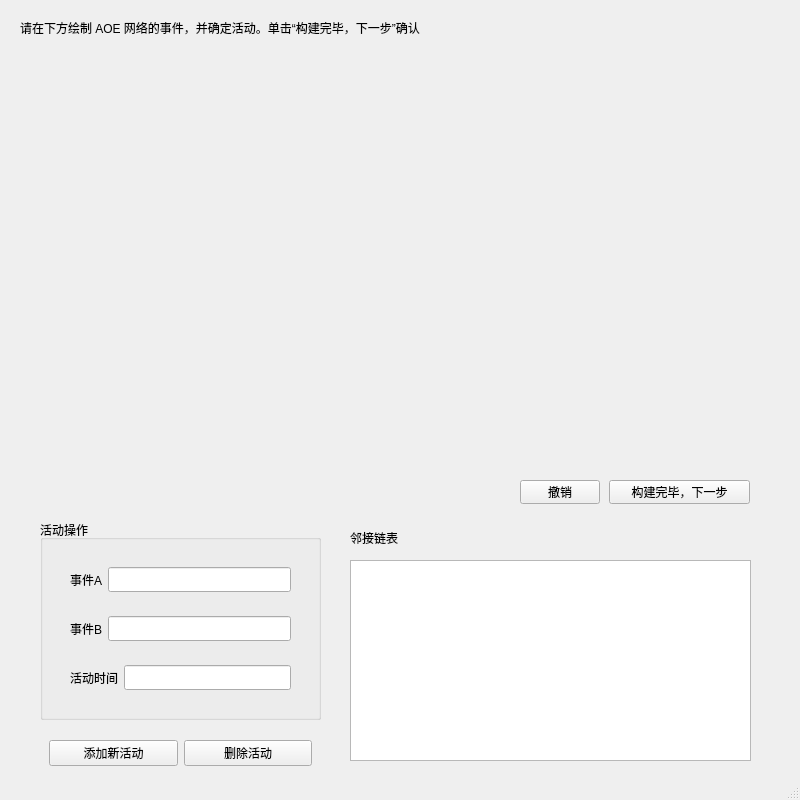
<?xml version="1.0" encoding="UTF-8"?>
<ui version="4.0">
 <class>CircleWindow</class>
 <widget class="QMainWindow" name="CircleWindow">
  <property name="geometry">
   <rect>
    <x>0</x>
    <y>0</y>
    <width>800</width>
    <height>800</height>
   </rect>
  </property>
  <property name="windowTitle">
   <string>MainWindow</string>
  </property>
  <widget class="QWidget" name="centralwidget">
   <widget class="QLabel" name="label">
    <property name="geometry">
     <rect>
      <x>20</x>
      <y>20</y>
      <width>451</width>
      <height>16</height>
     </rect>
    </property>
    <property name="text">
     <string>请在下方绘制 AOE 网络的事件，并确定活动。单击“构建完毕，下一步”确认</string>
    </property>
   </widget>
   <widget class="QPushButton" name="judge">
    <property name="geometry">
     <rect>
      <x>609</x>
      <y>480</y>
      <width>141</width>
      <height>24</height>
     </rect>
    </property>
    <property name="text">
     <string>构建完毕，下一步</string>
    </property>
   </widget>
   <widget class="QPushButton" name="undoBtn">
    <property name="geometry">
     <rect>
      <x>520</x>
      <y>480</y>
      <width>80</width>
      <height>24</height>
     </rect>
    </property>
    <property name="text">
     <string>撤销</string>
    </property>
   </widget>
   <widget class="QWidget" name="widget_7" native="true">
    <property name="geometry">
     <rect>
      <x>40</x>
      <y>520</y>
      <width>281</width>
      <height>261</height>
     </rect>
    </property>
    <layout class="QVBoxLayout" name="verticalLayout_2">
     <item>
      <widget class="QGroupBox" name="groupBox">
       <property name="title">
        <string>活动操作</string>
       </property>
       <layout class="QHBoxLayout" name="horizontalLayout">
        <item>
         <widget class="QWidget" name="widget_3" native="true">
          <layout class="QVBoxLayout" name="verticalLayout">
           <item>
            <widget class="QWidget" name="widget_2" native="true">
             <layout class="QHBoxLayout" name="horizontalLayout_3">
              <item>
               <widget class="QLabel" name="label_2">
                <property name="text">
                 <string>事件A</string>
                </property>
               </widget>
              </item>
              <item>
               <widget class="QLineEdit" name="vertexUInput">
                <property name="font">
                 <font>
                  <family>Cascadia Code</family>
                 </font>
                </property>
               </widget>
              </item>
             </layout>
            </widget>
           </item>
           <item>
            <widget class="QWidget" name="widget_4" native="true">
             <layout class="QHBoxLayout" name="horizontalLayout_4">
              <item>
               <widget class="QLabel" name="label_3">
                <property name="text">
                 <string>事件B</string>
                </property>
               </widget>
              </item>
              <item>
               <widget class="QLineEdit" name="vertexVInput">
                <property name="font">
                 <font>
                  <family>Cascadia Code</family>
                 </font>
                </property>
               </widget>
              </item>
             </layout>
            </widget>
           </item>
           <item>
            <widget class="QWidget" name="widget_5" native="true">
             <layout class="QHBoxLayout" name="horizontalLayout_5">
              <item>
               <widget class="QLabel" name="label_4">
                <property name="text">
                 <string>活动时间</string>
                </property>
               </widget>
              </item>
              <item>
               <widget class="QLineEdit" name="weightInput">
                <property name="font">
                 <font>
                  <family>Cascadia Code</family>
                 </font>
                </property>
               </widget>
              </item>
             </layout>
            </widget>
           </item>
          </layout>
         </widget>
        </item>
       </layout>
      </widget>
     </item>
     <item>
      <widget class="QWidget" name="widget" native="true">
       <layout class="QHBoxLayout" name="horizontalLayout_2">
        <item>
         <widget class="QPushButton" name="addEdgeButton">
          <property name="mouseTracking">
           <bool>false</bool>
          </property>
          <property name="text">
           <string>添加新活动</string>
          </property>
         </widget>
        </item>
        <item>
         <widget class="QPushButton" name="removeEdgeButton">
          <property name="text">
           <string>删除活动</string>
          </property>
         </widget>
        </item>
       </layout>
      </widget>
     </item>
    </layout>
   </widget>
   <widget class="QTextEdit" name="adjListDisplay">
    <property name="geometry">
     <rect>
      <x>350</x>
      <y>560</y>
      <width>401</width>
      <height>201</height>
     </rect>
    </property>
    <property name="font">
     <font>
      <family>Cascadia Code</family>
      <pointsize>10</pointsize>
     </font>
    </property>
    <property name="readOnly">
     <bool>true</bool>
    </property>
   </widget>
   <widget class="QLabel" name="label_5">
    <property name="geometry">
     <rect>
      <x>350</x>
      <y>530</y>
      <width>54</width>
      <height>16</height>
     </rect>
    </property>
    <property name="text">
     <string>邻接链表</string>
    </property>
   </widget>
  </widget>
  <widget class="QStatusBar" name="statusbar"/>
 </widget>
 <resources/>
 <connections/>
</ui>
